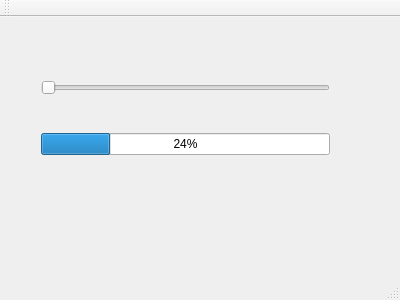
<?xml version="1.0" encoding="UTF-8"?>
<ui version="4.0">
 <class>MainWindow</class>
 <widget class="QMainWindow" name="MainWindow">
  <property name="geometry">
   <rect>
    <x>0</x>
    <y>0</y>
    <width>400</width>
    <height>300</height>
   </rect>
  </property>
  <property name="windowTitle">
   <string>MainWindow</string>
  </property>
  <widget class="QWidget" name="centralWidget">
   <widget class="QWidget" name="">
    <property name="geometry">
     <rect>
      <x>30</x>
      <y>20</y>
      <width>311</width>
      <height>161</height>
     </rect>
    </property>
    <layout class="QVBoxLayout" name="verticalLayout">
     <item>
      <widget class="QSlider" name="horizontalSlider">
       <property name="orientation">
        <enum>Qt::Horizontal</enum>
       </property>
      </widget>
     </item>
     <item>
      <widget class="QProgressBar" name="progressBar">
       <property name="value">
        <number>24</number>
       </property>
      </widget>
     </item>
    </layout>
   </widget>
  </widget>
  <widget class="QMenuBar" name="menuBar">
   <property name="geometry">
    <rect>
     <x>0</x>
     <y>0</y>
     <width>400</width>
     <height>21</height>
    </rect>
   </property>
  </widget>
  <widget class="QToolBar" name="mainToolBar">
   <attribute name="toolBarArea">
    <enum>TopToolBarArea</enum>
   </attribute>
   <attribute name="toolBarBreak">
    <bool>false</bool>
   </attribute>
  </widget>
  <widget class="QStatusBar" name="statusBar"/>
 </widget>
 <layoutdefault spacing="6" margin="11"/>
 <resources/>
 <connections>
  <connection>
   <sender>horizontalSlider</sender>
   <signal>valueChanged(int)</signal>
   <receiver>progressBar</receiver>
   <slot>setValue(int)</slot>
   <hints>
    <hint type="sourcelabel">
     <x>159</x>
     <y>96</y>
    </hint>
    <hint type="destinationlabel">
     <x>160</x>
     <y>164</y>
    </hint>
   </hints>
  </connection>
 </connections>
</ui>
